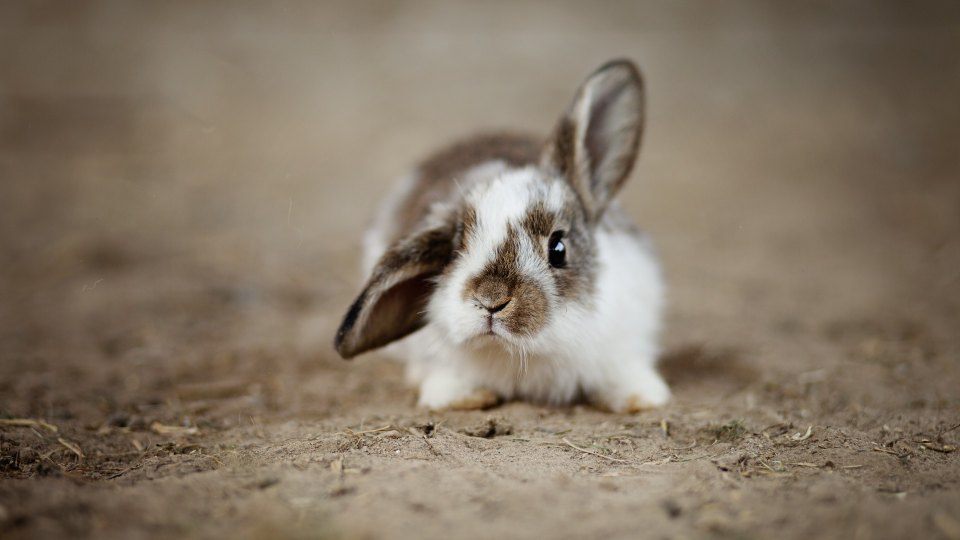
#> input picture opencv/base_use/img/rabbit1.jpg, 1920 x 1080 px, found by its file name (shown at 1/2 size)
$ jupyter execute test.ipynb
#> lines starting #> are read from the running program, lines starting #| are printed output that depends on the picture; after the words box and inside, x2 and y2 are one past the last pixel; in counts of white or black regions, pixels touching at a corner belong together
## 图像灰度测试

[cell 1]
import numpy as np
import cv2

[cell 2]
def imshow(name, img):
    cv2.imshow(name, img)
    cv2.waitKey(0)
    cv2.destroyAllWindows()

[cell 3]
rabbit_img = '.\\img\\rabbit1.jpg'

[cell 4]
rabbit = cv2.imread(rabbit_img)
#> rabbit is the input picture: shape (1080, 1920, 3); mean B, G, R 101.6, 118.2, 131.8
rabbit = cv2.resize(rabbit, (480, 270))
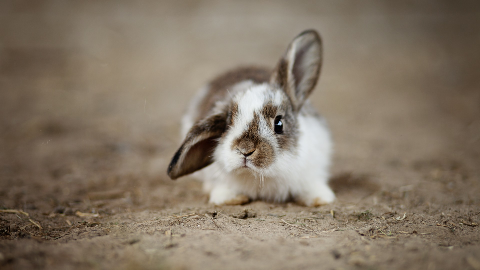
#> rabbit: shape (270, 480, 3); mean B, G, R 101.7, 118.3, 131.9
print(rabbit.shape)
#| (270, 480, 3)
imshow('rabbit', rabbit)

[cell 5]
rabbit_cvt = np.dot(rabbit, [0.114, 0.587, 0.299])
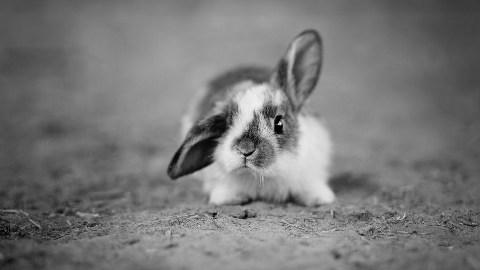
#> rabbit_cvt: shape (270, 480) float64; min 1, max 239.1, mean 120.5
# 必须强转为uin8类型
imshow('rabbit_gray', (rabbit_cvt+0.5).astype(np.uint8))

[cell 6]
def cvtColor2Gray(img):
    gray = (np.dot(img, np.array([0.114, 0.587, 0.299]))+0.5).astype(np.uint8)
    return gray

# cvtColor2Gray(rabbit)

## Triangle阈值原理

[cell 7]
def Threshold_Triangle(img):
    """
    图片置灰处理
    """
    gray = cvtColor2Gray(img)
    gray_shape = gray.shape # 记录置灰后图片数据shape,然后将图片数据展平
#> gray_shape = (270, 480)
    gray = gray.flatten()

    histogram = np.zeros((256))
    for i in range(len(gray)):
        histogram[gray[i]] += 1
#> after the loop, histogram = 256 values, max 1655 at index 131, min 0 at index 0, mean 506.2

    for i in range(len(histogram)):
        if histogram[i] != 0:
            bleft = i-1
            break
#> this loop made 2 passes
#> bleft on pass 2: 0

    for i in range(len(histogram)-1, -1, -1):
        if histogram[i] != 0:
            bright = i+1
            break
#> this loop made 17 passes
#> (i, bright) on pass 17: (239, 240)
#> i on passes 1 to 6: 255, 254, 253, 252, 251, 250

    flipped = False
    max_id = np.argmax(histogram)
#> max_id = 131
    max_pixel = histogram[max_id]
#> max_pixel = 1655
    if max_id-bleft < bright-max_id:
        flipped = True
        start = 0
        end = 255-start
        while start < end:
            temp = histogram[start]
            histogram[start] = histogram[end]
            histogram[end] = temp
            start += 1
            end -= 1
        bleft = 255-bright
        max_id = 255-max_id

    """
    直线一般方程:
    A = y2-y1, B = x1-x2, C = x2*y1 - x1*y2
    点到直线距离:
    d = |A*x + B*y + C|/(A**2 + B**2)**0.5
    点到直线最大值： A*x + B*y最大
    """
    a = max_pixel-histogram[bleft] # A = y2-y1
#> a = 1655
    b = bleft-max_id               # B = x1-x2, C = x2*y1 - x1*y2
#> b = -131
    maxdist = 0
    for i in range(bleft+1, max_id+1):
        dist = a*i + b*histogram[i]
        if dist > maxdist:
            maxdist = dist
            threshold = i
#> this loop made 131 passes
#> (dist, maxdist) on passes 1, 2, 3, 4, 5, 6, 7, 8, 10, 11, 12, 13: (1393, 1393), (1738, 1738), (2476, 2476), (4655, 4655), (6310, 6310), (7703, 7703), (10144, 10144), (11799, 11799), (13930, 13930), (14144, 14144), (15013, 15013), (17061, 17061)
#> dist on passes 9, 39, 44, 48, 51, 52: 11751, 55113, 61030, 64768, 69340, 64838
#> after the loop, maxdist = 73161; threshold = 56
    threshold -= 1
#> threshold = 55

    if flipped:
        threshold = 255-threshold

    for i in range(len(gray)):
        if gray[i] > threshold:
            gray[i] = 255
        else:
            gray[i] = 0
    return np.reshape(gray, gray_shape) # 将图片数据还原为原shape
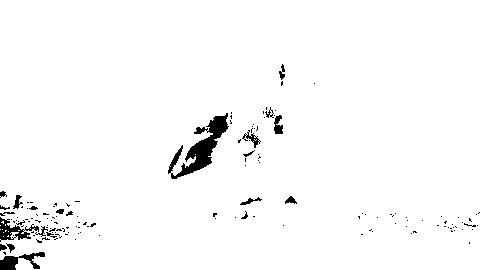
#> returned value: shape (270, 480); 97.5% white; 145 black regions (123 under 20 px), largest, box (x1, y1, x2, y2) and area: (168, 113, 229, 179) 1276, (0, 217, 39, 242) 380, (0, 252, 45, 270) 372

[cell 8]
threshold_triangle = Threshold_Triangle(rabbit)
imshow('threshold_triangle', threshold_triangle)

## OTSU阈值原理

[cell 9]
def Threshold_OTSU(img):
    """
    图片置灰处理
    """
    gray = cvtColor2Gray(img)
    gray_shape = gray.shape  # 记录置灰后图片数据shape,然后将图片数据展平
#> gray_shape = (270, 480)
    gray = gray.flatten()

    histogram = np.zeros((256))
    valid_pixel_sum = 0
    for i in range(len(gray)):
        histogram[gray[i]] += 1
        if gray[i] != 0:
            valid_pixel_sum += 1
#> after the loop, valid_pixel_sum = 129600

    for i in range(len(histogram)):
        if histogram[i] != 0:
            bleft = i
            break
#> this loop made 2 passes
#> bleft on pass 2: 1

    for i in range(len(histogram)-1, -1, -1):
        if histogram[i] != 0:
            bright = i
            break

    """
    假设:有阈值T,根据像素值分类为C1(pixel<T),C2(pixel>=T),
    * 像素分在C1,C2类概率为p0,p1,
    * C1,C2均值为avg0,avg1,图像均值为avgG
    >>> avg0*p0 + avg1*p1 = avgG                         (1)
    >>> p0+p1 = 1                                        (2)
    类间协方差为:
    >>> sigma**2 = p0*(avg0-avgG)**2 + p1*(avg1-avgG)**2 (3)
    >>> sigma**2 = p0*p1(avg0-avg1)**2                   (4)
    """
    max_variance = 0
    threshold = 0
    for i in range(bleft, bright+1):
        avg0, p0, avg1, p1 = (0, 0, 0, 0)
        for j in range(0, i+1):
            avg0 += histogram[j]
            p0 += j*histogram[j]
        if avg0 == 0:
            break
        p0 = p0/avg0
        avg0 = avg0/valid_pixel_sum

        for j in range(i+1, 255):
            avg1 += histogram[j]
            p1 += j*histogram[j]
        if avg1 == 0:
            break
        p1 = p1/avg1
        avg1 = avg1/valid_pixel_sum

        variance = avg0*avg1*(p1-p0)**2
        if variance > max_variance:
            max_variance = variance
            threshold = i
#> this loop made 239 passes
#> (variance, max_variance) on passes 1 to 12: (0.22, 0.22), (1.52, 1.52), (3.55, 3.55), (5.12, 5.12), (6.66, 6.66), (8.38, 8.38), (9.48, 9.48), (10.55, 10.55), (12.86, 12.86), (14.74, 14.74), (17.61, 17.61), (20.98, 20.98)

    for i in range(len(gray)):
        if gray[i] > threshold:
            gray[i] = 255
        else:
            gray[i] = 0
    return np.reshape(gray, gray_shape) # 将图片数据还原为原shape
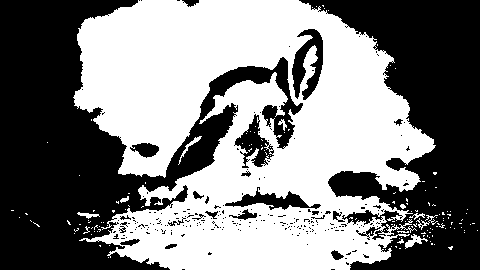
#> returned value: shape (270, 480); 50.2% white; 230 black regions (207 under 20 px), largest, box (x1, y1, x2, y2) and area: (0, 0, 303, 270) 34343, (299, 0, 480, 270) 25671, (292, 29, 323, 100) 1158

[cell 10]
threshold_otsu = Threshold_OTSU(rabbit)
imshow('threshold_otsu', threshold_otsu)

$ run again, with opencv/base_use/img/cat1.jpg copied over opencv/base_use/img/rabbit1.jpg
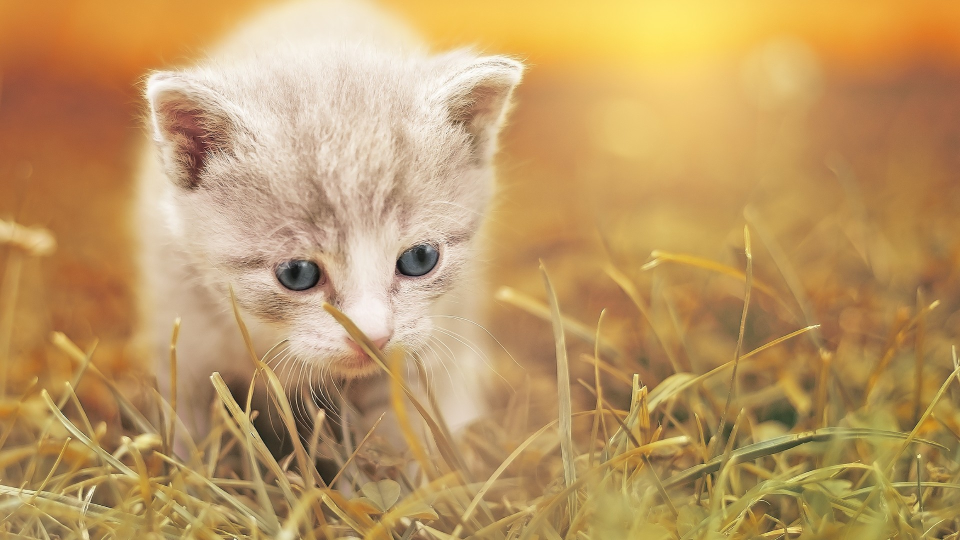
#> input picture opencv/base_use/img/cat1.jpg, 1920 x 1080 px, found by its file name (shown at 1/2 size)
#> rabbit is the input picture: shape (1080, 1920, 3); mean B, G, R 100.2, 152.9, 189.8
#> rabbit: shape (270, 480, 3)
#| (270, 480, 3)
#> after the loop in Threshold_Triangle, `for i in range(len(gray)):`: histogram = 256 values, max 1562 at index 158, min 0 at index 0, mean 506.2
#> the loop in Threshold_Triangle, `for i in range(len(histogram)):` made 14 passes
#> bleft on pass 14: 12
#> the loop in Threshold_Triangle, `for i in range(len(histogram)-1, -1, -1):` made 3 passes
#> (i, bright) on pass 3: (253, 254)
#> max_id = 158
#> max_pixel = 1562
#> b = -146
#> the loop in Threshold_Triangle, `for i in range(bleft+1, max_id+1):` made 146 passes
#> (dist, maxdist) on passes 1 to 8: (20160, 20160), (21868, 21868), (23138, 23138), (24846, 24846), (26116, 26116), (27970, 27970), (29386, 29386), (31094, 31094)
#> after the loop in Threshold_Triangle, `for i in range(bleft+1, max_id+1):`: maxdist = 125614; threshold = 95
#> in Threshold_Triangle, `threshold -= 1`: threshold = 94
#> in Threshold_Triangle, `return np.reshape(gray, gray_shape)`:
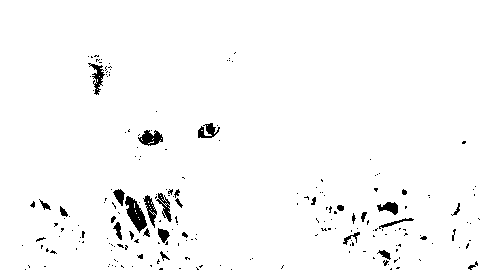
#> returned value: shape (270, 480); 97.5% white; 206 black regions (173 under 20 px), largest, box (x1, y1, x2, y2) and area: (125, 196, 147, 233) 399, (138, 130, 163, 146) 242, (88, 63, 105, 95) 206
#> after the loop in Threshold_OTSU, `for i in range(len(gray)):`: valid_pixel_sum = 129600
#> the loop in Threshold_OTSU, `for i in range(len(histogram)):` made 14 passes
#> bleft on pass 14: 13
#> the loop in Threshold_OTSU, `for i in range(len(histogram)-1, -1, -1):` made 3 passes
#> (i, bright) on pass 3: (253, 253)
#> the loop in Threshold_OTSU, `for i in range(bleft, bright+1):` made 241 passes
#> (variance, max_variance) on passes 1, 3, 4, 5, 6, 7, 8, 9: (0.162, 0.162), (0.478, 0.478), (0.634, 0.634), (1.09, 1.09), (1.25, 1.25), (1.54, 1.54), (1.69, 1.69), (2.13, 2.13)
#> in Threshold_OTSU, `return np.reshape(gray, gray_shape)`:
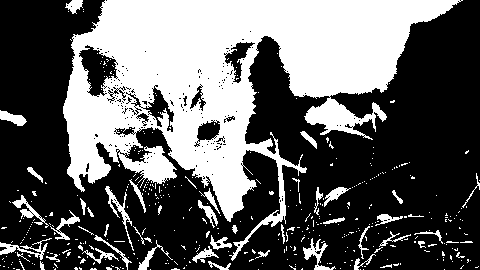
#> returned value: shape (270, 480); 38.2% white; 417 white regions (369 under 20 px), largest, box (x1, y1, x2, y2) and area: (63, 0, 463, 261) 43609, (105, 186, 134, 251) 319, (0, 238, 52, 260) 315
